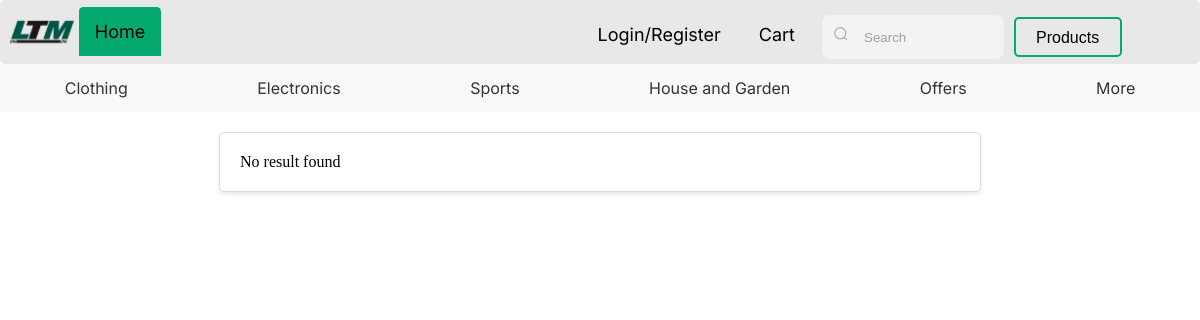
Before: /pages/users/user_search.php?key=user with the older database file.
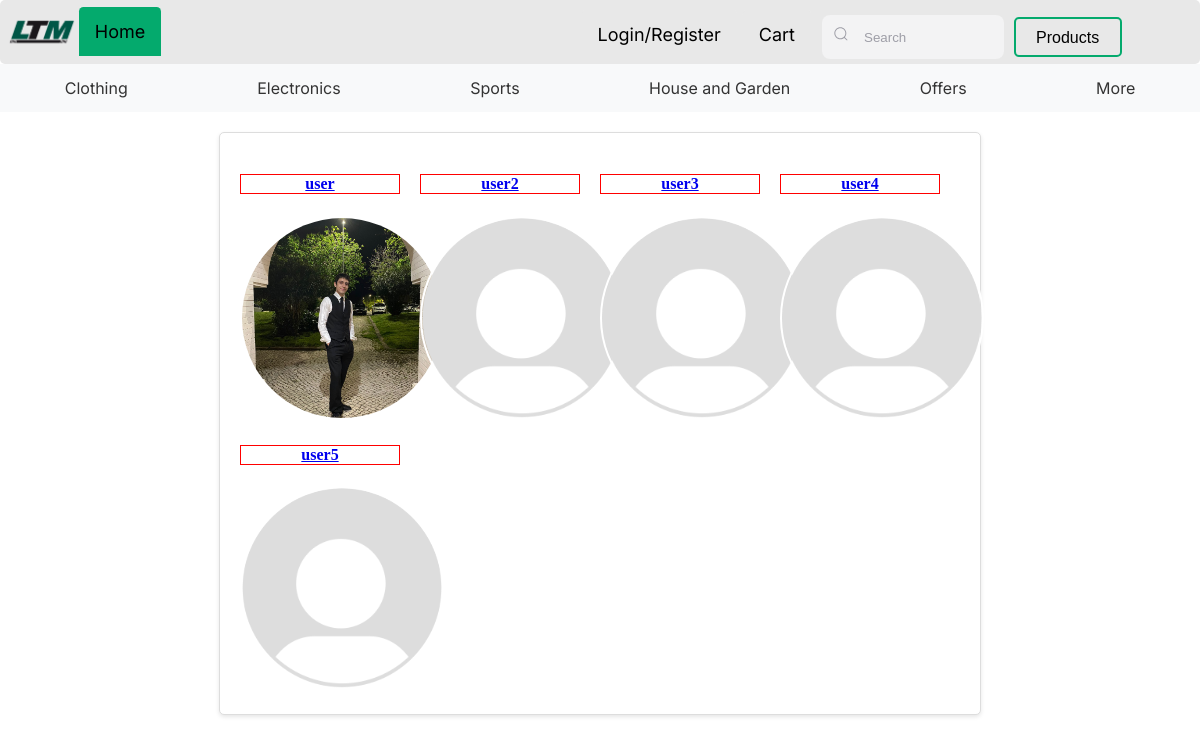
After: the same page with the newer database file.
### tables this page shows
CREATE TABLE users (
    id INTEGER PRIMARY KEY AUTOINCREMENT,
    username VARCHAR(100) NOT NULL,
    email VARCHAR(255) NOT NULL,
    password VARCHAR NOT NULL,
    permissions VARCHAR(50) NOT NULL DEFAULT 'user',
    created_at TIMESTAMP DEFAULT CURRENT_TIMESTAMP,
    small_description VARCHAR(255),
    country Varchar(50),
    city VARCHAR(50) ,
    phone_number VARCHAR(13) UNIQUE,
    image VARCHAR DEFAULT '../../../assets/Default_pfp.svg.png'
);

### pages/users/user_search.php (called while the page is built, shortened)
<?php
require '../../common/index_header.php';
require '../../templates/user_search_page.php';
$db = getDatabaseConnection();
if (isGetParamSet('key')) {
    $key = '%' .htmlspecialchars($_GET['key']. '%');
    $query = "SELECT * FROM users WHERE username LIKE :key";
    $users = fetchDataAll($db, $query, [':key' => $key]);
}
drawGridSection($users);
?>

### utils/getters.php (called while the page is built, shortened)
<?php
function isGetParamSet($paramName)
{
    return isset($_GET[$paramName]);
}
function fetchDataAll($db, $query, $params = [])
{
    $stmt = $db->prepare($query);
    $stmt->execute($params);
    return $stmt->fetchAll(PDO::FETCH_ASSOC);
}
?>

### templates/user_search_page.php (the view)
<?php
function drawGridSection($users)
{
    echo '        <link rel="stylesheet" href="../../../css/profile_image.css">
    ';
    echo '<section class="grid-container">';
    if (!empty($users)) {
        foreach ($users as $user) {
            $id = $user['id'];
            echo '<section class="profile-image-container">';
            echo '<a href="../profile/public_profile.php?id=' . $id . '"><h4 style="border: 1px solid red">' . $user['username'] . '</h4></a>';
            $image_url = $user['image'];
            echo '<a href="../profile/public_profile.php?id=' . $id . '"><img src="' . $image_url . '"></a>';
            echo '</section>';
        }
    } else {
        echo 'No result found';
    }
    echo '</section>';
}
?>

Changed rows visible on the page:
added users: username "user", image (picture)
added users: username "user2", image (placeholder picture)
added users: username "user3", image (placeholder picture)
added users: username "user4", image (placeholder picture)
added users: username "user5", image (placeholder picture)
Other visible differences:
text no longer shown: "No result found"
